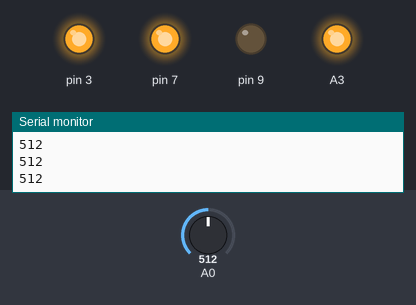
Simulated run of this sketch. Board: Arduino Uno, built with avr-gcc and run on an emulated ATmega328P. On the bench: output pins drawn as LEDs (lit = HIGH), the last lines printed to the serial monitor. Inputs (shaded band) come from the test bench; at power-on: A0 = 512.

Above: at 1.2 s.
1.3 s: A0 set to 493
At 2.6 s:
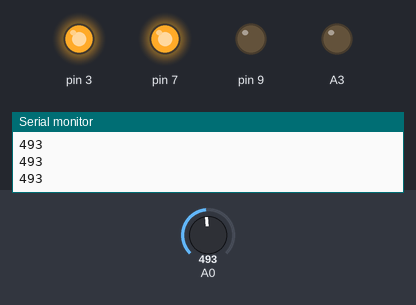
2.9 s: A0 set to 260
4.4 s: A0 set to 238
At 5.5 s:
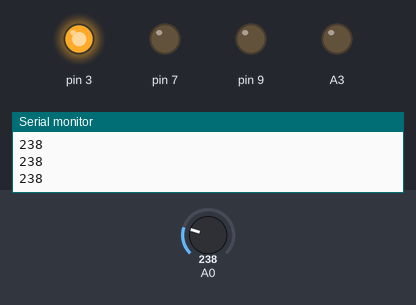
6.0 s: A0 set to 161
7.5 s: A0 set to 140
At 8.2 s:
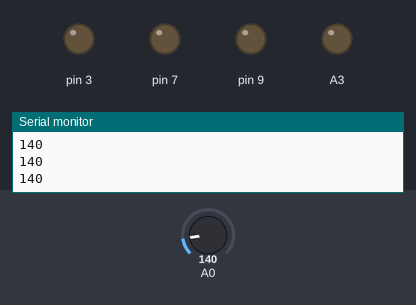
9.1 s: A0 set to 160
At 9.6 s:
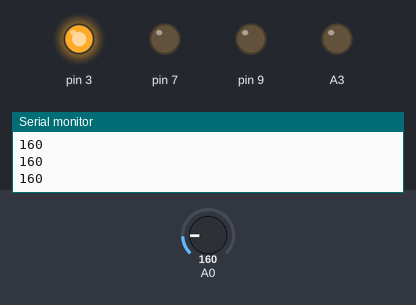
Timing chart, 0 to 11.7 s (numbered marks = the images above; inputs shaded):
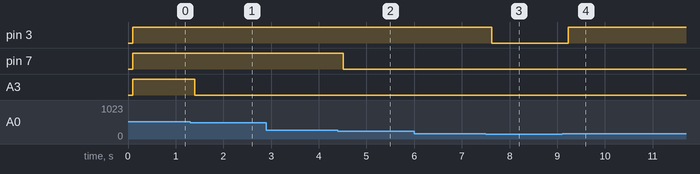

The sketch:

holaMon.ino
```cpp
//Curs 2019-2020
int Light_level=0;
int Level_Q3=150;
int Level_Q9=750;
int Level_Q7=250;
int Level_QA3=500;

void setup()
{
  Serial.begin(115200);
  pinMode (3,OUTPUT);
  pinMode (9,OUTPUT);
  pinMode (7,OUTPUT);
  pinMode (A3,OUTPUT);
}
void loop()
{
   Light_level=analogRead(A0);
   Serial.println(Light_level);
   delay(100);
   if(Light_level<=Level_Q3)
   digitalWrite(3,LOW);
   if(Light_level<=Level_Q9)
   digitalWrite(9,LOW);
   if(Light_level<=Level_Q7)
   digitalWrite(7,LOW);
   if(Light_level<=Level_QA3)
   digitalWrite(A3,LOW);
   {
   if(Light_level>Level_Q3)
  digitalWrite(3,HIGH);
  if(Light_level>Level_Q9)
  digitalWrite(9,HIGH);
  if(Light_level>Level_Q7)
   digitalWrite(7,HIGH);
  if(Light_level>Level_QA3)
  digitalWrite(A3,HIGH);
   }
}
```

Measured:
- the behaviour switches between 501 and 500 on A0 (found by bisection; images 0 and 1)
- the behaviour switches between 251 and 250 on A0 (found by bisection; images 1 and 2)
- the behaviour switches between 151 and 150 on A0 (found by bisection; images 2 and 3)
- after the input at 1.3 s, A3: HIGH → LOW after 0.10 s
- after the input at 4.4 s, pin 7: HIGH → LOW after 0.11 s
- after the input at 7.5 s, pin 3: HIGH → LOW after 0.12 s
- after the input at 9.1 s, pin 3: LOW → HIGH after 0.13 s
